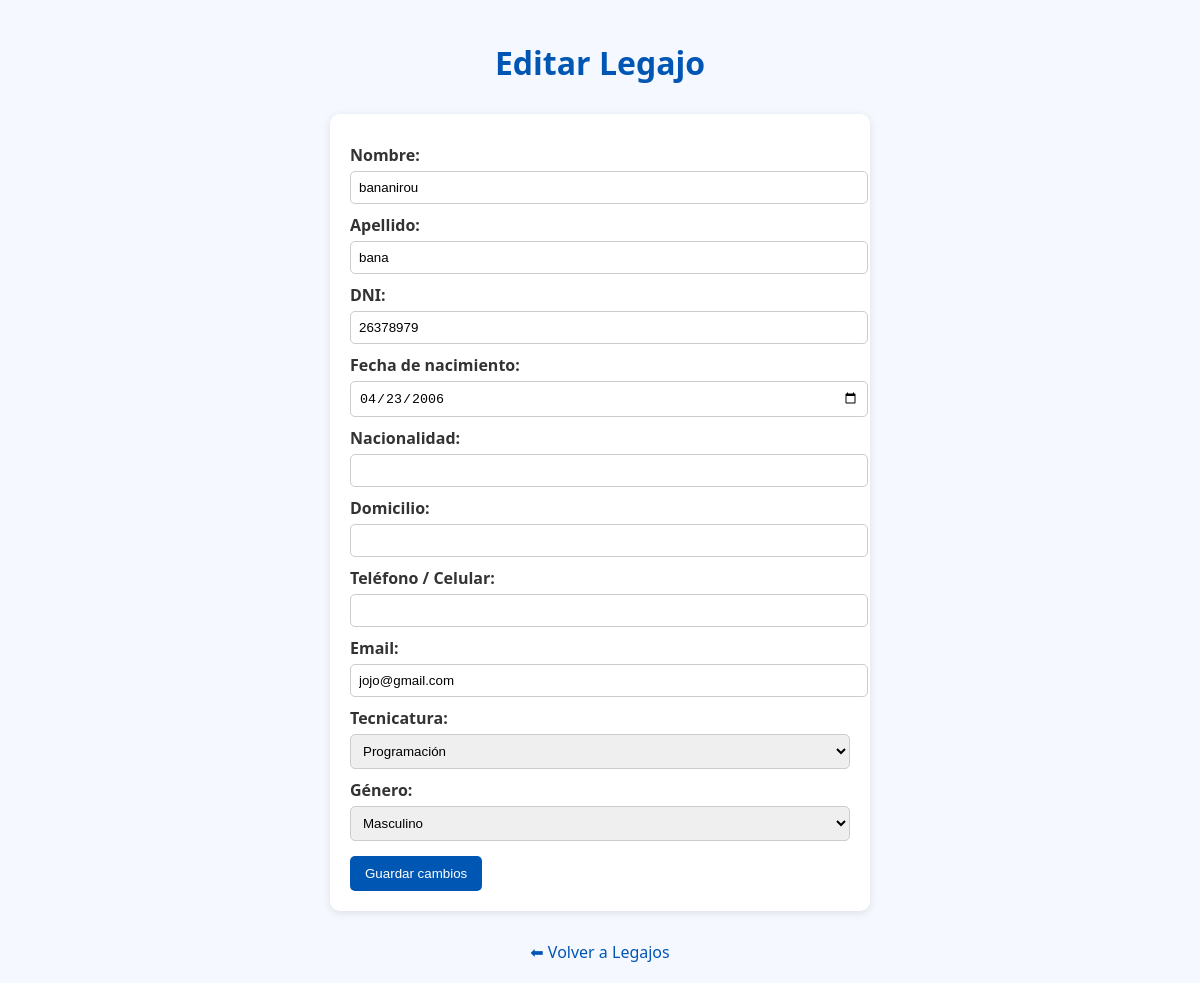
/editar_admin.php?id=5 (signed in), run on the app's committed database.
### tables this page shows
CREATE TABLE `estudiantes` (
  `id` int(11) NOT NULL,
  `nombre` varchar(100) NOT NULL,
  `apellido` varchar(100) NOT NULL,
  `dni` varchar(20) NOT NULL,
  `fecha_nacimiento` date DEFAULT NULL,
  `tecnicatura` varchar(50) DEFAULT NULL,
  `fecha_inscripcion` timestamp NOT NULL DEFAULT current_timestamp(),
  `nacionalidad` varchar(100) NOT NULL,
  `domicilio` varchar(255) NOT NULL,
  `telefono` varchar(20) NOT NULL,
  `email` varchar(150) NOT NULL,
  `genero` varchar(20) NOT NULL
);

### editar_admin.php (the view, shortened to what this page needs)
<?php
include 'db_admin.php';
$id = intval($_GET['id']);
$sql = "SELECT * FROM estudiantes WHERE id = ?";
$stmt = $conn->prepare($sql);
$stmt->bind_param("i", $id);
$stmt->execute();
$result = $stmt->get_result();
$alumno = $result->fetch_assoc();
?>
<!DOCTYPE html>
<html lang="es">
<head>
</head>
<body>
<h1>Editar Legajo</h1>
<form action="actualizar_admin.php" method="POST">
    <label>Nombre:</label>
    <input type="text" name="nombre" value="<?= htmlspecialchars($alumno['nombre']) ?>" required>
    <label>Apellido:</label>
    <input type="text" name="apellido" value="<?= htmlspecialchars($alumno['apellido']) ?>" required>
    <label>DNI:</label>
    <input type="text" name="dni" value="<?= htmlspecialchars($alumno['dni']) ?>" required>
    <label>Fecha de nacimiento:</label>
    <input type="date" name="fecha_nacimiento" value="<?= htmlspecialchars($alumno['fecha_nacimiento']) ?>" required>
    <label>Nacionalidad:</label>
    <input type="text" name="nacionalidad" value="<?= htmlspecialchars($alumno['nacionalidad']) ?>" required>
    <label>Domicilio:</label>
    <input type="text" name="domicilio" value="<?= htmlspecialchars($alumno['domicilio']) ?>" required>
    <label>Teléfono / Celular:</label>
    <input type="text" name="telefono" value="<?= htmlspecialchars($alumno['telefono']) ?>" required>
    <label>Email:</label>
    <input type="email" name="email" value="<?= htmlspecialchars($alumno['email']) ?>" required>
    <label>Tecnicatura:</label>
    <select name="tecnicatura" required>
        <option value="Programación" <?= ($alumno['tecnicatura'] == 'Programación') ? 'selected' : '' ?>>Programación</option>
    </select>
    <label>Género:</label>
    <select name="genero" required>
        <option value="Masculino" <?= ($alumno['genero'] == 'Masculino') ? 'selected' : '' ?>>Masculino</option>
    </select>
    <button type="submit">Guardar cambios</button>
</form>
<a class="volver" href="legajos_admin.php">⬅ Volver a Legajos</a>
</body>
</html>

### editar_admin.php (style rules this page uses)
body { font-family: 'Segoe UI', sans-serif; background-color: #f5f8ff; margin: 0; padding: 20px; }
h1 { color: #0056b3; text-align: center; }
form { background-color: white; max-width: 500px; margin: 30px auto; padding: 20px; border-radius: 10px; box-shadow: 0 2px 8px rgba(0,0,0,0.1); }
label { display: block; margin-top: 10px; color: #333; font-weight: bold; }
input, select { width: 100%; padding: 8px; margin-top: 5px; border: 1px solid #ccc; border-radius: 5px; }
button { background-color: #0056b3; color: white; border: none; padding: 10px 15px; border-radius: 5px; cursor: pointer; margin-top: 15px; }
.volver { display: block; text-align: center; margin-top: 15px; color: #0056b3; text-decoration: none; }

### data on the page
estudiantes: nombre "bananirou", apellido "bana", dni "26378979", fecha_nacimiento "04/23/2006", email "jojo@gmail.com", tecnicatura "Programación"
